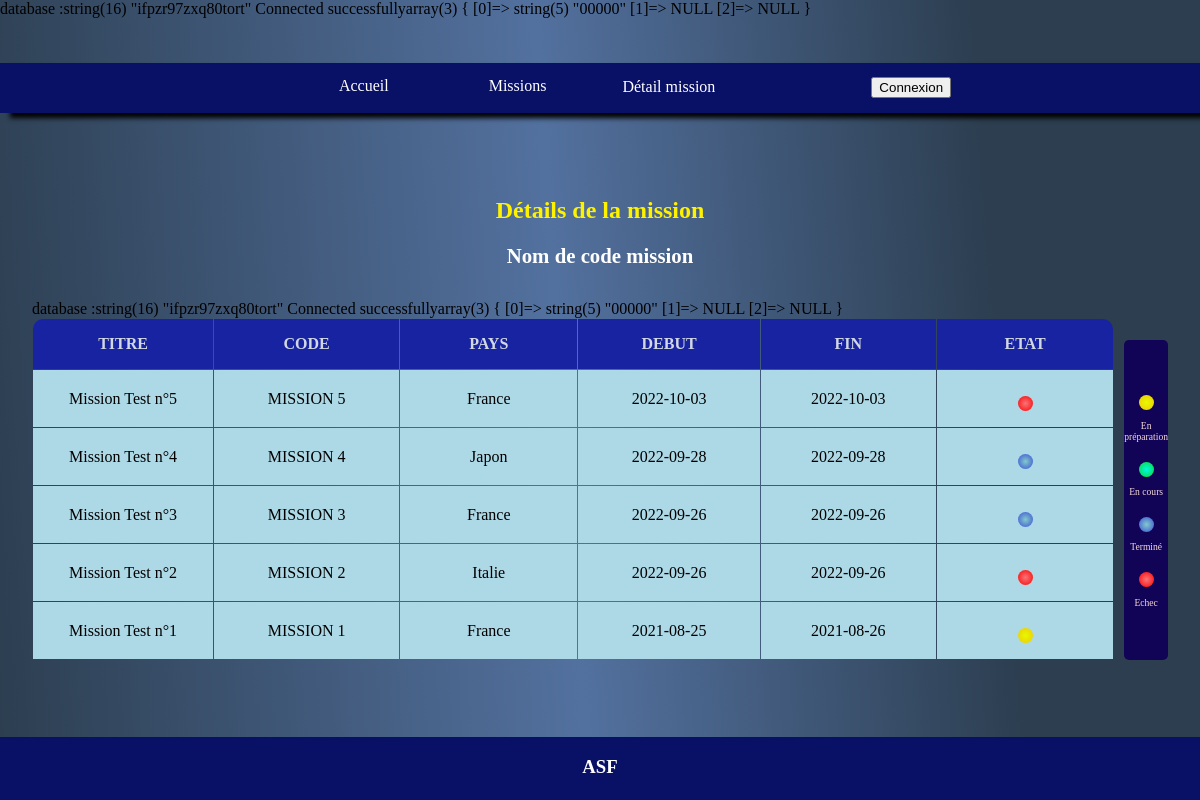
/Vues/Missions/ListMissionVue.php, run on the app's committed database.
### tables this page shows
CREATE TABLE `Missions` (
  `codeName` varchar(200) NOT NULL,
  `idun` int(100) NOT NULL AUTO_INCREMENT,
  `title` varchar(50) NOT NULL,
  `description` text NOT NULL,
  `country` varchar(50) NOT NULL,
  `type` varchar(50) NOT NULL,
  `state` varchar(50) NOT NULL,
  `competence` varchar(50) NOT NULL,
  `startDate` datetime NOT NULL,
  `endDate` datetime NOT NULL,
  PRIMARY KEY (`codeName`),
  UNIQUE KEY `idun` (`idun`),
  KEY `codeName` (`codeName`)
);

### Models/MissionsModel.php (called while the page is built, shortened)
<?php
class MissionsModel
{
    private string $codeName;
    private string $title;
    private string $country;
    private ?string $state = null;
    private string $startDate;
    private string $endDate;
    public function hydrate(array $data): void
    {
        foreach ($data as $key => $value) {
            $method = 'set'.ucfirst($key);
        }
    }
    public function getCodeName(): string
    {
        return $this->codeName;
    }
    public function setCodeName(string $codeName): self
    {
        $this->codeName = $codeName;
        return $this;
    }
    public function getTitle(): string
    {
        return $this->title;
    }
    public function setTitle(string $title): self
    {
        $this->title = $title;
        return $this;
    }
    public function setDescription(string $description): self
    {
        return $this;
    }
    public function getCountry(): string
    {
        return $this->country;
    }
    public function setCountry(string $country): self
    {
        $this->country = $country;
        return $this;
    }
    public function setType(string $type): self
    {
        return $this;
    }
    public function getState(): ?string
    {
        return $this->state;
    }
    public function setState(?string $state): void
    {
        $this->state = $state;
    }
    public function setCompetence(string $competence): self
    {
        return $this;
    }
    public function getStartDate(): string
    {
        return $this->startDate;
    }
    public function setStartDate(string $startDate): self
    {
        $this->startDate = $startDate;
        return $this;
    }
    public function getEndDate(): string
    {
        return $this->endDate;
    }
    public function setEndDate(string $endDate): self
    {
        $this->endDate = $endDate;
        return $this;
    }
}

### Vues/Missions/ListMissionVue.php (the view, shortened to what this page needs)
<h1>Détails de la mission</h1>
<h2>Nom de code mission </h2>
<div class="container">
    <div class="containerForm">
        <table>
            <thead>
            <tr>
                <th class="titleTh">TITRE</th>
                <th>CODE</th>
                <th>PAYS</th>
                <th>DEBUT</th>
                <th>FIN</th>
                <th class="stateTh">ETAT</th>
            </tr>
            </thead>
            <tbody>
            <tr>
                <?php
                $manager = new MissionManager();
                $missions = $manager->getAll();
                foreach ($missions as $mission): ?>
                <td class="missionTTd"><?php echo $mission->getTitle(); ?></td>
                <td><?php echo $mission->getCodeName(); ?></td>
                <td><?php echo $mission->getCountry(); ?></td>
                <td><?php echo substr($mission->getStartDate(), 0, -9); ?></td>
                <td><?php echo substr($mission->getEndDate(), 0, -9); ?></td>
                <td class="ledTd">
                    <?php if ($mission->getState() === 'En préparation'): ?>
                        <div class="ledDivTable">
                            <div class="led ledP"></div>
                        </div>
                    <?php elseif ($mission->getState() === 'En cours'): ?>
                        <div class="ledDivTable">
                            <div class="led ledO"></div>
                        </div>
                    <?php elseif ($mission->getState() === 'Terminée'): ?>
                        <div class="ledDivTable">
                            <div class="led ledF"></div>
                        </div>
                    <?php elseif ($mission->getState() === 'Echec'): ?>
                        <div class="ledDivTable">
                            <div class="led ledD"></div>
                        </div>
                    <?php endif; ?>
                </td>
            </tr>
            <?php endforeach; ?>
            </tbody>
        </table>
    </div>
    <div class="ledContainer">
        <div class="ledSubContain">
            <div>
                <div class="ledExt">
                    <div class="led ledP ledM"></div>
                </div>
                <p>En préparation</p>
            </div>
            <div>
                <div class="ledExt">
                    <div class="led ledO"></div>
                </div>
                <p>En cours</p>
            </div>
            <div>
                <div class="ledExt">
                    <div class="led ledF"></div>
                </div>
                <p>Terminé</p>
            </div>
            <div>
                <div class="ledExt">
                    <div class="led ledD"></div>
                </div>
                <p>Echec</p>
            </div>
        </div>
    </div>
</div>
<?php
$content = ob_get_clean();
 require_once 'Vues/layout.php';
?>

### Managers/MissionManager.php (shortened to what this page needs)
<?php
class MissionManager
{
    private $pdo;
    public function __construct()
    {
        if (getenv('JAWSDB_URL') !== false) {
            $dbparts = parse_url(getenv('JAWSDB_URL'));
            $hostname = $dbparts['host'];
            $username = $dbparts['user'];
            $password = $dbparts['pass'];
            $database = ltrim($dbparts['path'],'/');
            try {
                var_dump($database);
                echo 'Connected successfully';
            }catch (PDOException $e) {
                echo 'Connected failed :' . $e->getMessage();
            }
        }else {
            $this->setPdo(new PDO('mysql:dbname=intelligence_agency;host=localhost', 'root', 'root'));
        }
    }
    public function setPdo($pdo): void
    {
        $this->pdo = $pdo;
    }
    public function getAll(): array
    {
        $req = $this->pdo->query("SELECT * FROM intelligence_agency.Missions ORDER BY codeName DESC");
        var_dump($req->errorInfo());
        $mission = array();
        foreach ($req->fetchAll() as $data) {
            $mission[] = new MissionsModel($data);
        }
        return $mission;
    }
    }

### Vues/layout.php (shortened to what this page needs)
<!doctype html>
<html lang="fr">
<head>
</head>
<body>
<header>
    <nav>
        <ul class="liste">
            <?php if (!isset($_SESSION['CodeName'])): ?>
                <li><a href="index.php">Accueil</a></li>
                <li><a href="?action=List">Missions</a></li>
                <div class="dropdown">
                    <button class="dropBtn btnH">Détail mission</button>
                </div>
            <a href="?action=Login" class="btnLogin btnH"><button id="btn-login">Connexion</button></a>
            <?php endif; ?>
        </ul>
    </nav>
</header>
<main>
    <section>
        <?php echo $content; ?>
    </section>
</main>
<footer>
    <div>
        <h3>ASF</h3>
    </div>
</footer>
</body>
</html>

### data on the page
missions: title "Mission Test n°5", codeName "MISSION 5", country "France", startDate "2022-10-03", endDate "2022-10-03", state "Echec" (drawn)
missions: title "Mission Test n°4", codeName "MISSION 4", country "Japon", startDate "2022-09-28", endDate "2022-09-28", state "Terminée" (drawn)
missions: title "Mission Test n°3", codeName "MISSION 3", country "France", startDate "2022-09-26", endDate "2022-09-26", state "Terminée" (drawn)
missions: title "Mission Test n°2", codeName "MISSION 2", country "Italie", startDate "2022-09-26", endDate "2022-09-26", state "Echec" (drawn)
missions: title "Mission Test n°1", codeName "MISSION 1", country "France", startDate "2021-08-25", endDate "2021-08-26", state "En préparation" (drawn)
